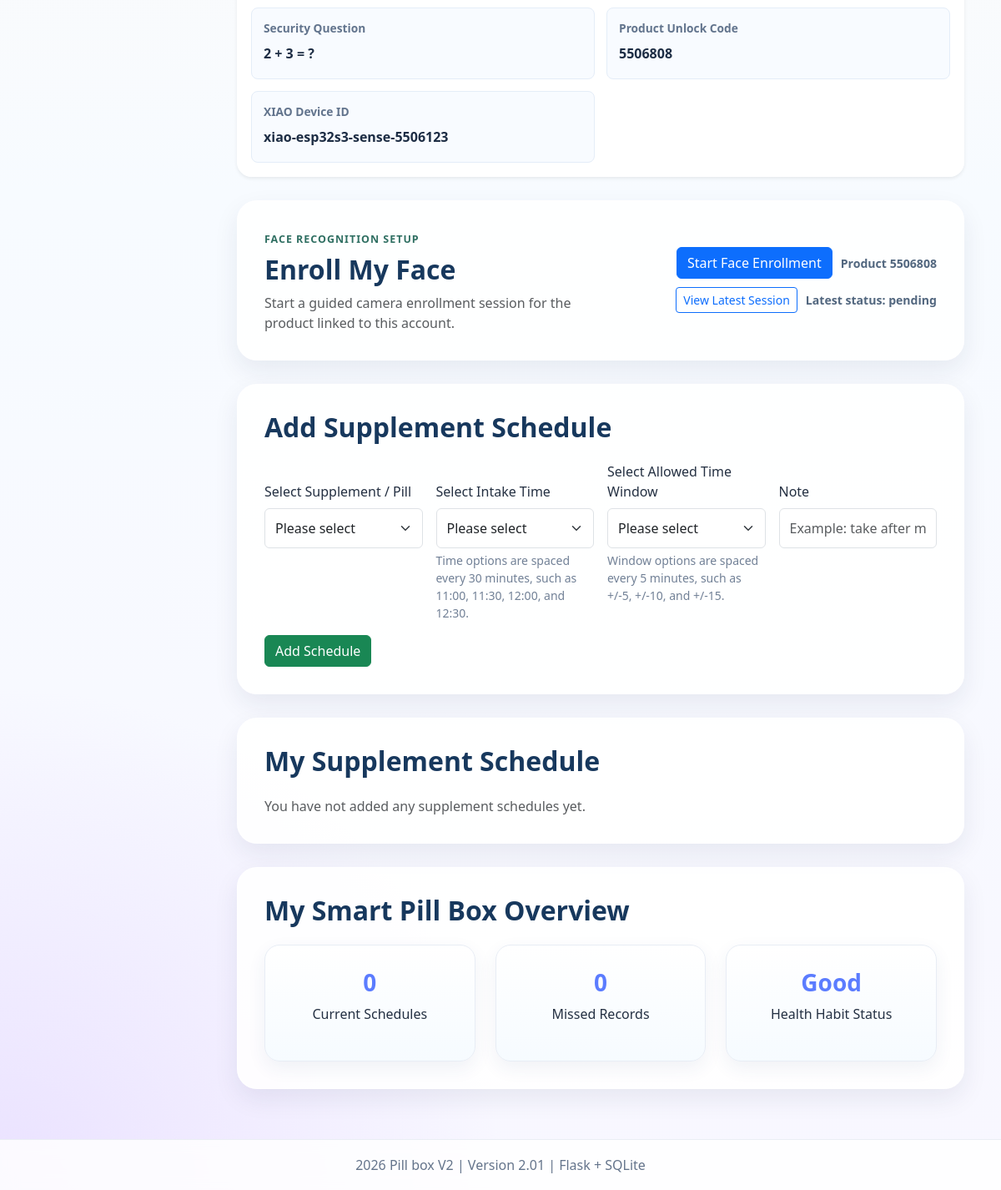
Before: /profile (signed in, lower part) with the older database file.
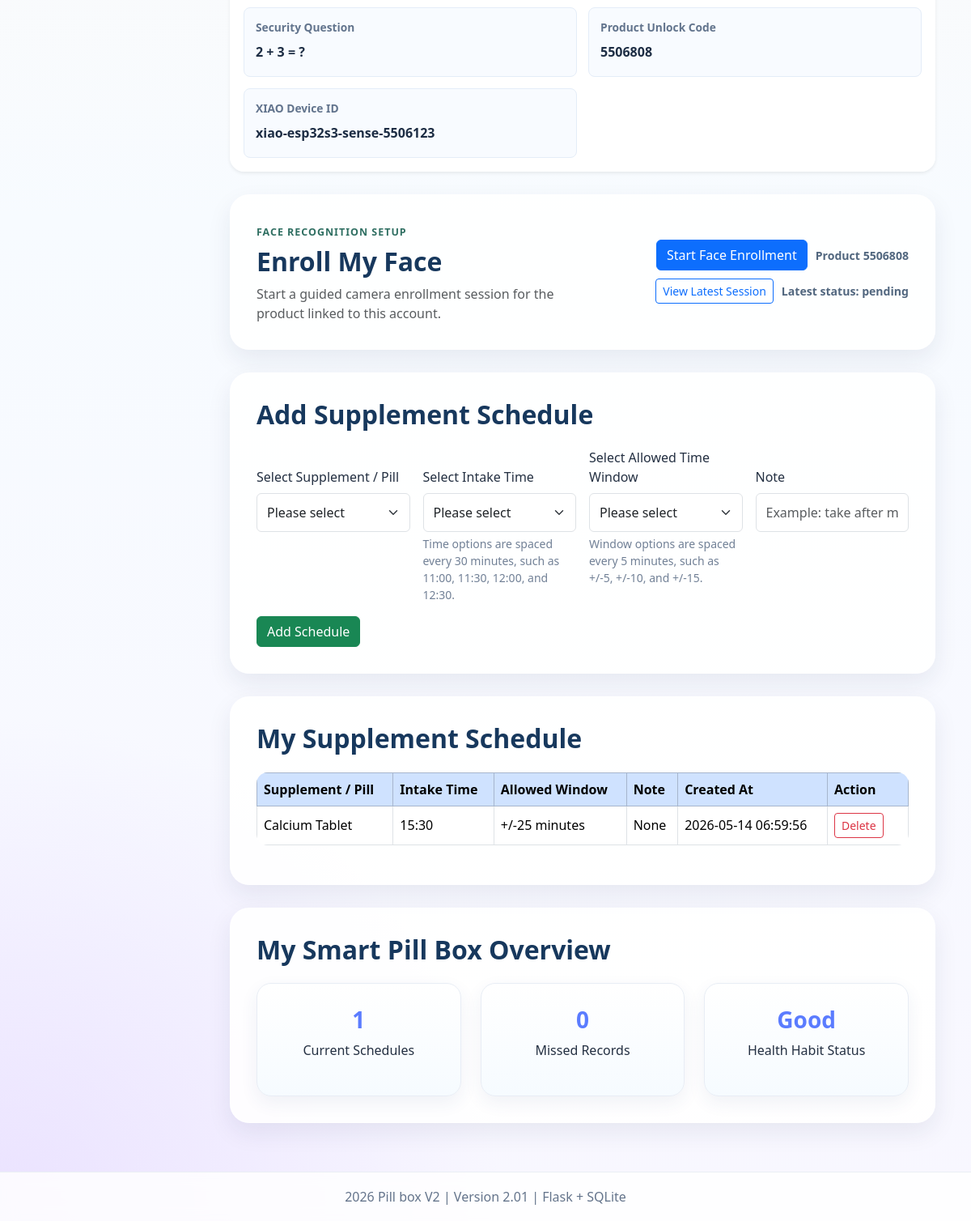
After: the same page with the newer database file.
### tables this page shows
CREATE TABLE user (
            id INTEGER PRIMARY KEY AUTOINCREMENT,
            username TEXT UNIQUE NOT NULL,
            email TEXT UNIQUE NOT NULL,
            password_hash TEXT NOT NULL,
            age INTEGER,
            health_goal TEXT
        , face_failed_attempts INTEGER NOT NULL DEFAULT 0, unlock_required INTEGER NOT NULL DEFAULT 0, last_face_failure_at TEXT, last_unlock_at TEXT, unlock_password_hash TEXT, security_question TEXT, security_answer_hash TEXT, product_code TEXT, device_id TEXT);

CREATE TABLE face_enrollment_session (
            id INTEGER PRIMARY KEY AUTOINCREMENT,
            user_id INTEGER NOT NULL,
            product_code TEXT NOT NULL,
            status TEXT NOT NULL DEFAULT 'pending',
            person_name TEXT NOT NULL,
            requested_samples INTEGER NOT NULL DEFAULT 3,
            captured_samples INTEGER NOT NULL DEFAULT 0,
            message TEXT,
            device_id TEXT,
            photo_mime TEXT,
            photo_data BLOB,
            created_at TEXT NOT NULL,
            updated_at TEXT NOT NULL,
            expires_at TEXT NOT NULL,
            completed_at TEXT,
            FOREIGN KEY (user_id) REFERENCES user(id)
        );

CREATE TABLE supplement_schedule (
            id INTEGER PRIMARY KEY AUTOINCREMENT,
            user_id INTEGER NOT NULL,
            supplement_name TEXT NOT NULL,
            take_time TEXT NOT NULL,
            time_window INTEGER NOT NULL,
            note TEXT,
            created_at TIMESTAMP DEFAULT CURRENT_TIMESTAMP,
            FOREIGN KEY (user_id) REFERENCES user(id)
        );

### Pill_box_V2_01_English/Pill_box_V2_01_English/app.py (the view, shortened to what this page needs)
@app.route("/profile", methods=["GET", "POST"])
@login_required
def profile():
    schedules = get_user_schedules(current_user.id)
    latest_face_enrollment = get_latest_face_enrollment_for_user(current_user.id)
    return render_template(
        "profile.html",
        supplement_options=SUPPLEMENT_OPTIONS,
        time_options=TIME_OPTIONS,
        window_options=WINDOW_OPTIONS,
        schedules=schedules,
        security_questions=get_security_questions(),
        security_question_text=SECURITY_QUESTION_LABELS.get(current_user.security_question),
        product_code_example=PRODUCT_CODE_EXAMPLE,
        default_product_code=DEFAULT_PRODUCT_CODE,
        default_device_id=DEFAULT_DEVICE_ID,
        latest_face_enrollment=serialize_face_enrollment_session(latest_face_enrollment) if latest_face_enrollment else None,
    )

### Pill_box_V2_01_English/Pill_box_V2_01_English/app.py (called while the page is built)
def get_db_connection():
    try:
        conn = sqlite3.connect(DATABASE)
        conn.row_factory = sqlite3.Row
        return conn
    except sqlite3.DatabaseError as e:
        logger.error(f"Database connection failed: {e}")
        raise

def get_security_questions(randomize=False):
    questions = SECURITY_QUESTIONS.copy()
    if randomize:
        random.shuffle(questions)
    return questions

@login_manager.user_loader
def load_user(user_id):
    conn = get_db_connection()
    row = conn.execute("SELECT * FROM user WHERE id = ?", (user_id,)).fetchone()
    conn.close()
    return User.from_row(row)

def get_user_schedules(user_id):
    conn = get_db_connection()
    rows = conn.execute(
        """
        SELECT id, supplement_name, take_time, time_window, note, created_at
        FROM supplement_schedule
        WHERE user_id = ?
        ORDER BY take_time ASC, id DESC
        """,
        (user_id,),
    ).fetchall()
    conn.close()
    return rows

def serialize_face_enrollment_session(row):
    has_photo = bool(row["photo_data"])
    return {
        "id": row["id"],
        "status": row["status"],
        "product_code": row["product_code"],
        "person_name": row["person_name"],
        "requested_samples": row["requested_samples"],
        "captured_samples": row["captured_samples"],
        "message": row["message"],
        "device_id": row["device_id"],
        "created_at": row["created_at"],
        "updated_at": row["updated_at"],
        "expires_at": row["expires_at"],
        "completed_at": row["completed_at"],
        "has_photo": has_photo,
        "photo_url": url_for("face_enrollment_photo", session_id=row["id"]) if has_photo else None,
    }

def get_latest_face_enrollment_for_user(user_id):
    conn = get_db_connection()
    try:
        row = conn.execute(
            """
            SELECT *
            FROM face_enrollment_session
            WHERE user_id = ?
            ORDER BY id DESC
            LIMIT 1
            """,
            (user_id,),
        ).fetchone()
    finally:
        conn.close()
    return row

@app.context_processor
def inject_global_data():
    return {
        "project_name": app.config["PROJECT_NAME"],
        "project_version": app.config["PROJECT_VERSION"],
    }

### Pill_box_V2_01_English/Pill_box_V2_01_English/templates/profile.html (shortened to what this page needs)
{% extends "base.html" %}
{% block content %}
<section class="account-panel card shadow-sm">
    <div class="card-body">
        <div class="account-info-grid" data-profile-summary>
            <div class="account-info-item">
                <span class="account-info-label">Security Question</span>
                <span class="account-info-value">{{ security_question_text or "Not set" }}</span>
            </div>
            <div class="account-info-item">
                <span class="account-info-label">Product Unlock Code</span>
                <span class="account-info-value">{{ current_user.product_code or "Not linked" }}</span>
            </div>
            <div class="account-info-item">
                <span class="account-info-label">XIAO Device ID</span>
                <span class="account-info-value">{{ current_user.device_id or "Not linked" }}</span>
            </div>
        </div>
    </div>
</section>
<section class="section-block face-enrollment-panel">
    <div class="face-enrollment-panel-copy">
        <span class="section-kicker">Face Recognition Setup</span>
        <h2 class="section-title mb-2">Enroll My Face</h2>
        <p class="text-muted mb-0">Start a guided camera enrollment session for the product linked to this account.</p>
    </div>
    <div class="face-enrollment-actions">
        {% if current_user.product_code %}
            <form method="post" action="{{ url_for('start_face_enrollment') }}" target="_blank">
                <button type="submit" class="btn btn-primary">Start Face Enrollment</button>
            </form>
            <span class="face-enrollment-product">Product {{ current_user.product_code }}</span>
        {% else %}
            <button type="button" class="btn btn-outline-secondary" disabled>Start Face Enrollment</button>
            <span class="face-enrollment-product">Link product code {{ default_product_code }} first.</span>
        {% endif %}
        {% if latest_face_enrollment %}
            <a class="btn btn-outline-primary btn-sm" href="{{ url_for('face_enrollment_page', session_id=latest_face_enrollment.id) }}" target="_blank">View Latest Session</a>
            <span class="face-enrollment-product">Latest status: {{ latest_face_enrollment.status }}</span>
        {% endif %}
    </div>
</section>
<section id="features" class="section-block mt-4">
    <h2 class="section-title">Add Supplement Schedule</h2>
    <form method="post" class="row g-3 align-items-start schedule-form">
        <div class="col-md-3 schedule-field">
            <label class="form-label">Select Supplement / Pill</label>
            <select name="supplement_name" class="form-select" required>
                <option value="">Please select</option>
            </select>
        </div>
        <div class="col-md-3 schedule-field">
            <label class="form-label">Select Intake Time</label>
            <select name="take_time" class="form-select" required>
                <option value="">Please select</option>
            </select>
            <div class="form-text">Time options are spaced every 30 minutes, such as 11:00, 11:30, 12:00, and 12:30.</div>
        </div>
        <div class="col-md-3 schedule-field">
            <label class="form-label">Select Allowed Time Window</label>
            <select name="time_window" class="form-select" required>
                <option value="">Please select</option>
            </select>
            <div class="form-text">Window options are spaced every 5 minutes, such as +/-5, +/-10, and +/-15.</div>
        </div>
        <div class="col-md-3 schedule-field">
            <label class="form-label">Note</label>
            <input type="text" name="note" class="form-control" placeholder="Example: take after meals">
        </div>
        <div class="col-12">
            <button type="submit" class="btn btn-success">Add Schedule</button>
        </div>
    </form>
</section>
<section id="usage" class="section-block bg-soft">
    <h2 class="section-title">My Supplement Schedule</h2>
    {% if schedules %}
        <div class="table-responsive">
            <table class="table table-bordered table-hover align-middle bg-white">
                <thead class="table-primary">
                    <tr>
                        <th>Supplement / Pill</th>
                        <th>Intake Time</th>
                        <th>Allowed Window</th>
                        <th>Note</th>
                        <th>Created At</th>
                        <th style="width: 100px;">Action</th>
                    </tr>
                </thead>
                <tbody>
                    {% for item in schedules %}
                        <tr>
                            <td>{{ item.supplement_name }}</td>
                            <td>{{ item.take_time }}</td>
                            <td>+/-{{ item.time_window }} minutes</td>
                            <td>{{ item.note or "None" }}</td>
                            <td>{{ item.created_at }}</td>
                            <td>
                                <form method="post" action="{{ url_for('delete_schedule', schedule_id=item.id) }}" onsubmit="return confirm('Are you sure you want to delete this schedule?');" style="display:inline;">
                                    <button type="submit" class="btn btn-sm btn-outline-danger">Delete</button>
                                </form>
                            </td>
                        </tr>
                    {% endfor %}
                </tbody>
            </table>
        </div>
    {% else %}
        <p class="text-muted mb-0">You have not added any supplement schedules yet.</p>
    {% endif %}
</section>
<section class="section-block">
    <h2 class="section-title">My Smart Pill Box Overview</h2>
    <div class="row g-4">
        <div class="col-md-4">
            <div class="stat-card">
                <h3>{{ schedules|length }}</h3>
                <p>Current Schedules</p>
            </div>
        </div>
        <div class="col-md-4">
            <div class="stat-card">
                <h3>0</h3>
                <p>Missed Records</p>
            </div>
        </div>
        <div class="col-md-4">
            <div class="stat-card">
                <h3>Good</h3>
                <p>Health Habit Status</p>
            </div>
        </div>
    </div>
</section>
{% endblock %}

### Pill_box_V2_01_English/Pill_box_V2_01_English/templates/base.html (shortened to what this page needs)
<!doctype html>
<html lang="zh-CN">
<head>
    <link href="https://cdn.jsdelivr.net/npm/bootstrap@5.3.3/dist/css/bootstrap.min.css" rel="stylesheet">
    <link href="{{ url_for('static', filename='css/custom.css') }}" rel="stylesheet">
</head>
<body id="top"
      {% if current_user.is_authenticated %}
      data-face-status-url="{{ url_for('face_unlock_status') }}"
      data-face-unlock-url="{{ url_for('unlock_pill_box') }}"
      {% endif %}>
<div class="layout-wrapper">
    <aside class="sidebar">
    </aside>
    <main class="content-area">
        <div class="container-fluid">
            {% block content %}{% endblock %}
        </div>
    </main>
</div>
<footer class="footer">
    <p class="mb-0">2026 {{ project_name }} | Version {{ project_version }} | Flask + SQLite</p>
</footer>
</body>
</html>

### Pill_box_V2_01_English/Pill_box_V2_01_English/static/css/custom.css (style rules this page uses)
html { scroll-behavior: smooth; }
body { background: radial-gradient(circle at top left, rgba(255, 214, 153, 0.45), transparent 26%), radial-gradient(circle at top right, rgba(156, 214, 255, 0.35), transparent 22%), radial-gradient(circle at bottom left, rgba(198, 170, 255, 0.28), transparent 24%), linear-gradient(180deg, #fffaf5 0%, #f7fbff 46%, #f8f7ff 100%); padding-top: 70px; color: #243042; min-height: 100vh; }
.layout-wrapper { display: flex; min-height: calc(100vh - 70px); }
.sidebar { width: 240px; flex-shrink: 0; padding: 24px 16px; position: sticky; top: 70px; height: calc(100vh - 70px); }
.content-area { flex: 1; padding: 32px; overflow: hidden; }
.section-block { background: rgba(255, 255, 255, 0.88); padding: 32px; border-radius: 24px; margin-bottom: 28px; box-shadow: 0 12px 30px rgba(21, 40, 72, 0.08); border: 1px solid rgba(255,255,255,0.66); }
.section-title { margin-bottom: 22px; font-weight: 800; color: #17385d; }
.account-panel { background: rgba(255, 255, 255, 0.9); border: 1px solid rgba(255, 255, 255, 0.72); border-radius: 18px; margin-bottom: 28px; }
.account-info-grid, .account-edit-grid { display: grid; gap: 14px; grid-template-columns: repeat(2, minmax(0, 1fr)); }
.account-info-item { background: #f8fbff; border: 1px solid #e4edf8; border-radius: 8px; min-height: 86px; padding: 14px; }
.account-info-label { color: #62748d; display: block; font-size: 0.86rem; font-weight: 700; margin-bottom: 8px; }
.account-info-value, .password-secret { color: #1d2d44; font-weight: 700; overflow-wrap: anywhere; }
.section-kicker { color: #2f6f62; display: inline-block; font-size: 0.78rem; font-weight: 800; letter-spacing: 0.08em; margin-bottom: 8px; text-transform: uppercase; }
.face-enrollment-panel { align-items: center; display: flex; gap: 18px; justify-content: space-between; }
.face-enrollment-actions { align-items: center; display: flex; flex-wrap: wrap; gap: 10px; justify-content: flex-end; }
.face-enrollment-product { color: #52677f; font-size: 0.88rem; font-weight: 700; }
.schedule-form .form-label { align-items: flex-end; display: flex; min-height: 48px; }
.schedule-form .form-select, .schedule-form .form-control { min-height: 48px; }
.schedule-form .form-text { min-height: 42px; }
.stat-card { background: linear-gradient(180deg, #ffffff 0%, #f6fbff 100%); border: 1px solid #e8edf5; border-radius: 18px; padding: 28px; text-align: center; box-shadow: 0 8px 22px rgba(39, 72, 122, 0.07); }
.stat-card h3 { color: #5b7cff; font-weight: 800; }
.table { border-radius: 14px; overflow: hidden; }
.form-text { color: #718096; }
.footer { background: rgba(255,255,255,0.82); border-top: 1px solid rgba(232, 237, 243, 0.9); text-align: center; padding: 18px; color: #64748b; backdrop-filter: blur(10px); }

Changed rows visible on the page:
added supplement_schedule: supplement_name "Calcium Tablet", take_time "15:30", time_window "25", note "None", created_at "2026-05-14 06:59:56"
Other visible differences:
{{ schedules|length }}: "0" → "1"
text no longer shown: "You have not added any supplement schedules yet."
text now shown: "Supplement / Pill Intake Time Allowed Window Note Created At Action"
